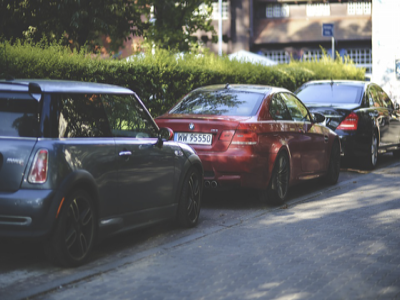
#> input picture CNN_extract_LP/data/Cars100.png, 400 x 300 px, found by its file name
$ python -i cut_out_licence_plate.py   (imports and definitions only)
#> lines starting #> are read from the running program, lines starting #| are printed output that depends on the picture; after the words box and inside, x2 and y2 are one past the last pixel; in counts of white or black regions, pixels touching at a corner belong together
import cv2
import imutils
import numpy as np

"""
@:brief cuts out a licence plate of a picture
@:parameter path: path to a picture
@:parameter DEBUG: if true, prints parameter of masks on console for debug purpose
@:parameter PRINT_ALL_PICS: if true, save all pictures in output folder for debug purpose
@:return picture matrix of licence plate
"""
def getLicencePlate(path, DEBUG = False, PRINT_ALL_PICS = False):
#> called with path = '../../../CNN_extract_LP/data/Cars100.png', DEBUG = False, PRINT_ALL_PICS = False
    output_file = "output/" + path.split("/")[0] + "_" + path.split("/")[1].split(".")[0]
    data_type = ".png"
    input_file = "testPics/" + path

    # read image
    img = cv2.imread(input_file)
#> img is the input picture: shape (300, 400, 3); mean B, G, R 102.1, 101.3, 99.7
    # img = cv2.resize(img, (1920,1080) )
    height_original = len(img)
#> height_original = 300
    width_original = len(img[1])
#> width_original = 400

    # convert to grey scale
    gray = cv2.cvtColor(img, cv2.COLOR_BGR2GRAY)
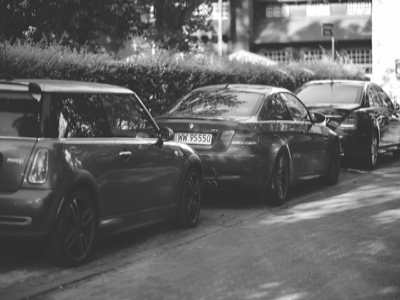
#> gray: shape (300, 400); min 36, max 255, mean 100.9

    # blurr background
    blurr = cv2.bilateralFilter(gray, 11, 35, 17)
    # blurr = cv2.GaussianBlur(gray,(5,5),0)

    # Perform Edge detection
    kernel = np.ones((2, 2), np.uint8)
    edged = cv2.Canny(blurr, 50, 100)
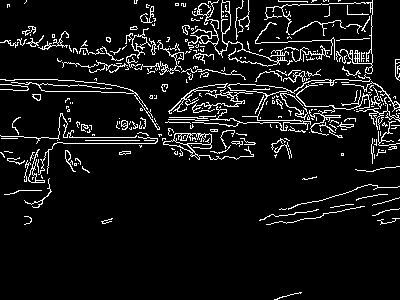
#> edged: shape (300, 400); 7.9% white in thin lines or dots
    # edged = cv2.blur(edged, (4, 4))
    edged = cv2.dilate(edged, kernel, iterations=1)
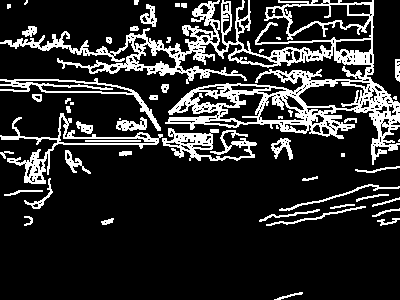
#> edged: shape (300, 400); 17.1% white; 54 white regions (12 under 20 px)
    # edged = cv2.erode(edged,kernel,iterations = 1)
    #edged = cv2.adaptiveThreshold(edged, 255, cv2.ADAPTIVE_THRESH_GAUSSIAN_C, cv2.THRESH_BINARY, 11, 2)

    # detect contours
    cnts = cv2.findContours(edged.copy(), cv2.RETR_TREE, cv2.CHAIN_APPROX_SIMPLE)
#> cnts = 417 contours, 316 with area under 20; largest, box (x1, y1, x2, y2) and area: (0, 0, 400, 165) 18523, (0, 113, 163, 184) 1739, (0, 78, 161, 131) 1386, (283, 4, 370, 35) 1362, (298, 80, 365, 110) 1237
    cnts = imutils.grab_contours(cnts)
    cnts = sorted(cnts, key=cv2.contourArea, reverse=True)[:30]
#> cnts = 30 contours; largest, box (x1, y1, x2, y2) and area: (0, 0, 400, 165) 18523, (0, 113, 163, 184) 1739, (0, 78, 161, 131) 1386, (283, 4, 370, 35) 1362, (298, 80, 365, 110) 1237

    if PRINT_ALL_PICS:
        cv2.imwrite(output_file + "_gray" + data_type, gray)
        cv2.imwrite(output_file + "_blurr" + data_type, blurr)
        cv2.imwrite(output_file + "_edge" + data_type, edged)
        test = cv2.drawContours(img.copy(), cnts, -1, (0, 255, 0), 3)
        cv2.imwrite(output_file + "_contours" + data_type, test)

    i = 1
    possible_candidates = []
    candidate_rating = []
    for c in cnts:
        peri = cv2.arcLength(c, True)
        approx = cv2.approxPolyDP(c, 0.022 * peri, True)
        if len(approx) == 4:
            mask = np.zeros(gray.shape, np.uint8)
            new_image = cv2.drawContours(mask, [approx], 0, 255, -1, )
            new_image = cv2.bitwise_and(img, img, mask=mask)
            (x, y) = np.where(mask == 255)
            (topx, topy) = (np.min(x), np.min(y))
            (bottomx, bottomy) = (np.max(x), np.max(y))
            cropped = img[topx:bottomx + 1, topy:bottomy + 1]

            # edit mask which might be licence plate
            thresh = cv2.cvtColor(cropped, cv2.COLOR_BGR2GRAY)
            thresh = cv2.bilateralFilter(thresh, 11, 35, 17)
            thresh = cv2.adaptiveThreshold(thresh, 255, cv2.ADAPTIVE_THRESH_GAUSSIAN_C, cv2.THRESH_BINARY, 11, 2)

            width = len(thresh[1])
            height = len(thresh)
            ratio = float(width) / height
            width_ratio = float(width) / width_original
            height_ratio = float(height) / height_original

            # cut few percent from left/right, top/bottom
            height_c = int(float(height) * 0.07)
            width_c = int(float(width) * 0.06)
            thresh = thresh[height_c:height - height_c, width_c:width - width_c]

            black_white = thresh.mean()
            # calculate average color from middle row between 15-85% of picture width
            width_thresh = len(thresh[1])
            height_thresh = len(thresh)
            text_color = thresh[int(height_thresh / 2) - 2 : int(height_thresh / 2) + 2, int(width_thresh * 0.15): int(width_thresh * 0.85)].mean()
            # text = pytesseract.image_to_string(thresh, config='-c tessedit_char_whitelist=0123456789ABCDEFGHIJKLMNOPRSTUVWXYZ --psm 7')

            # create rating: ratio - black/white - width/heigth - detection
            rating = 0
            if ratio >= 3 and ratio <= 4.1:
                rating = rating + 2

            if ratio > 2 and ratio < 3:
                rating = rating + 1

            if ratio > 4.1 and ratio <= 5:
                rating = rating + 1

            if ratio <= 2 or ratio >= 5.5:
                rating = rating - 1

            if text_color >= 150 and text_color <= 180:
                rating = rating + 2

            if text_color > 180 and text_color <= 200:
                rating = rating + 1

            if text_color > 130 and text_color < 150:
                rating = rating + 1

            if text_color < 100 or text_color > 210:
                rating = rating - 1

            if black_white > 130 and black_white < 230:
                rating = rating + 1

            if black_white < 100 or black_white > 240:
                rating = rating - 1

            if width_ratio >= 0.06 and width_ratio <= 0.14:
                rating = rating + 1

            if width_ratio < 0.04 or width_ratio > 0.2:
                rating = rating - 1

            if height_ratio >= 0.025 and height_ratio <= 0.06:
                rating = rating + 1

            if height_ratio < 0.015 or height_ratio > 0.1:
                rating = rating - 1

            if DEBUG:
                print("Mask " + str(i) + ":")
                print("Mean color: " + str(round(black_white,1)))
                print("Text color: " + str(round(text_color,1)))
                print("Height: " + str(round(height,1)))
                print("Width: " + str(round(width,1)))
                print("Height ratio: " + str(round(height_ratio,2)))
                print("Width ratio: " + str(round(width_ratio,2)))
                print("Width/height ratio: " + str(round(ratio,2)))
                print("Rating: " + str(rating) + "\n")
                cv2.imwrite(output_file + "_mask" + str(i) + data_type, thresh)

            possible_candidates.append(cropped)
            candidate_rating.append(rating)
            i = i + 1
#> this loop made 30 passes
#> (peri, approx, topx, topy, bottomx, bottomy, width, height) on passes 11, 12, 20: (249.4, [[60, 118], [63, 138], [155, 142], [59, 142]], 118, 59, 142, 155, 97, 25), (106.3, [[371, 40], [368, 52], [335, 50], [336, 41]], 40, 335, 52, 371, 37, 13), (278.5, [[399, 186], [368, 184], [279, 210], [369, 185]], 184, 279, 210, 399, 121, 27)
#> peri on passes 2 to 7: 779.3, 491, 297.6, 266.9, 649.2, 213.4
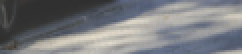
#> cropped: shape (27, 121, 3) (shown 2 times larger); mean B, G, R 125.7, 122.2, 120.5
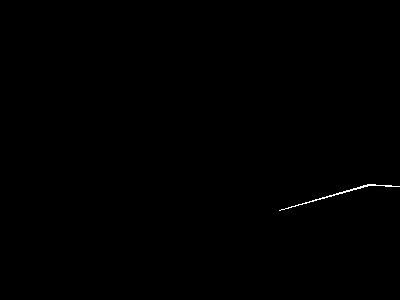
#> mask: shape (300, 400); 0.16% white in thin lines or dots, all inside (x1, y1, x2, y2) = (279, 184, 400, 211)
#> after the loop, candidate_rating = [2, 5, 3]; i = 4; possible_candidates = 3 items

    # write to output image
    pos = 0
    for pic in possible_candidates:
        if candidate_rating[pos] == max(candidate_rating):
            cv2.imwrite(output_file + "_LP" + data_type, pic)
            return pic
        pos = pos + 1
#> this loop made 2 passes
#> pos on pass 1: 1
#> after the loop, pos = 1

>>> result = getLicencePlate('../../../CNN_extract_LP/data/Cars100.png')

$ run again, on CNN_extract_LP/data/Cars104.png
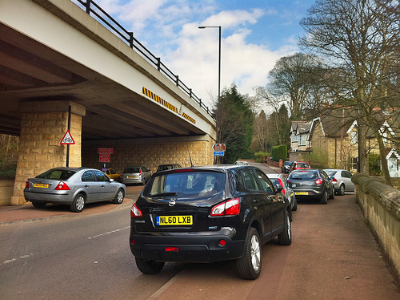
#> input picture CNN_extract_LP/data/Cars104.png, 400 x 300 px, found by its file name
#> in getLicencePlate, img is the input picture: shape (300, 400, 3); mean B, G, R 93.1, 103.9, 112.6
#> height_original = 300
#> width_original = 400
#> in getLicencePlate, `edged = cv2.Canny(blurr, 50, 100)`:
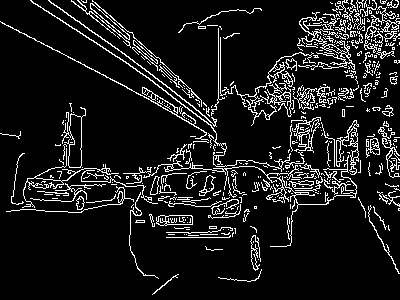
#> edged: shape (300, 400); 10.2% white in thin lines or dots
#> in getLicencePlate, `edged = cv2.dilate(edged, kernel, iterations=1)`:
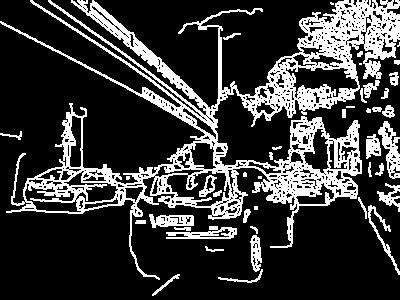
#> edged: shape (300, 400); 22.4% white; 42 white regions (8 under 20 px)
#> in getLicencePlate, `cnts = cv2.findContours(edged.copy(), cv2.RETR_TREE, cv2.CHAIN_APPROX_..`: cnts = 765 contours, 641 with area under 20; largest, box (x1, y1, x2, y2) and area: (0, 0, 400, 280) 30937, (166, 170, 231, 207) 1456, (285, 66, 359, 99) 1274, (24, 183, 82, 213) 860, (63, 170, 119, 203) 701
#> in getLicencePlate, `cnts = sorted(cnts, key=cv2.contourArea, reverse=True)[:30]`: cnts = 30 contours; largest, box (x1, y1, x2, y2) and area: (0, 0, 400, 280) 30937, (166, 170, 231, 207) 1456, (285, 66, 359, 99) 1274, (24, 183, 82, 213) 860, (63, 170, 119, 203) 701
#> the loop in getLicencePlate, `for c in cnts:` made 30 passes
#> peri on passes 2 to 9: 304.2, 300.8, 329.1, 258.2, 154, 201.5, 125.9, 129.5
#> after the loop in getLicencePlate, `for c in cnts:`: candidate_rating = []; i = 1; possible_candidates = []
#> after the loop in getLicencePlate, `for pic in possible_candidates:`: pos = 0
